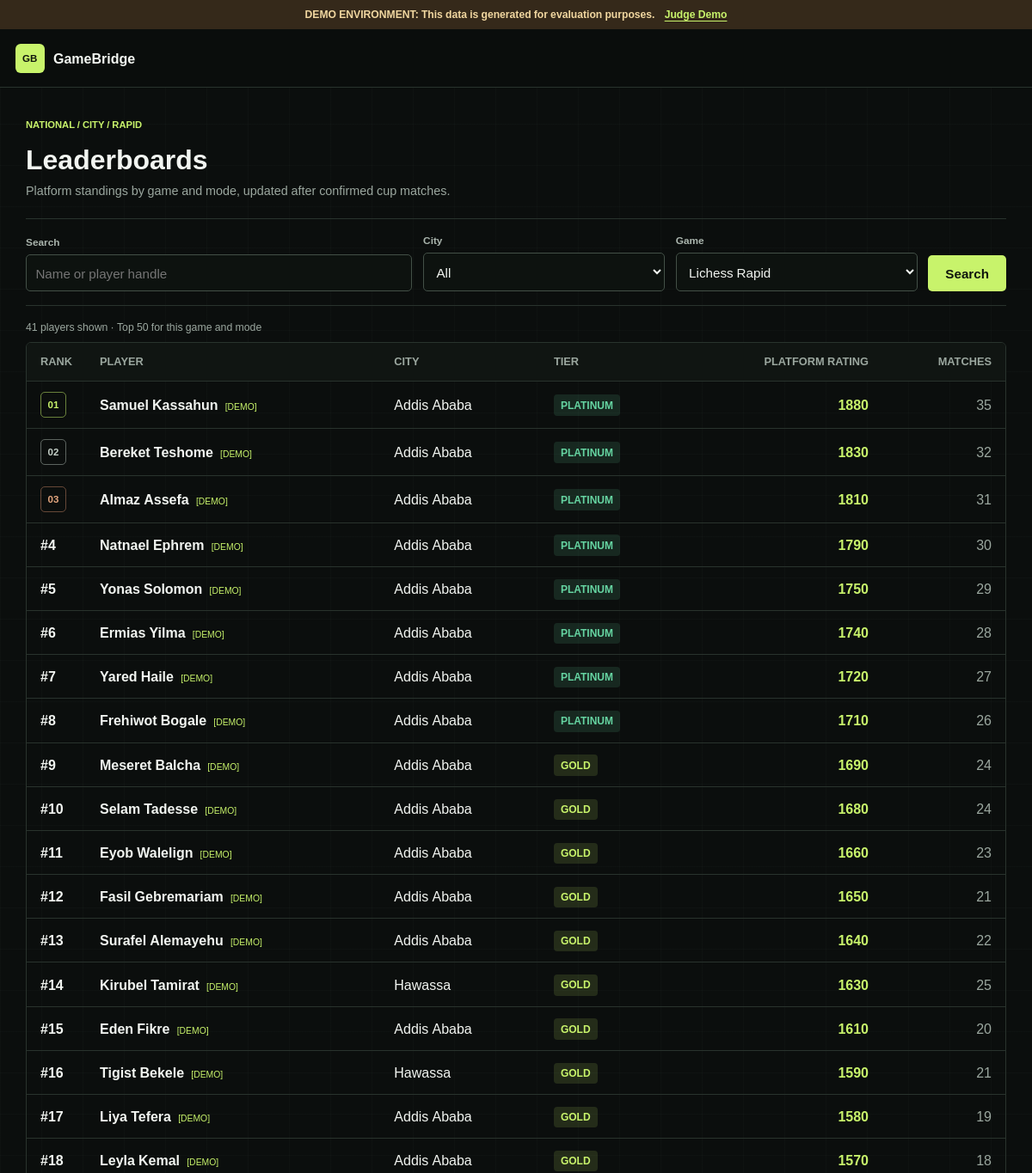
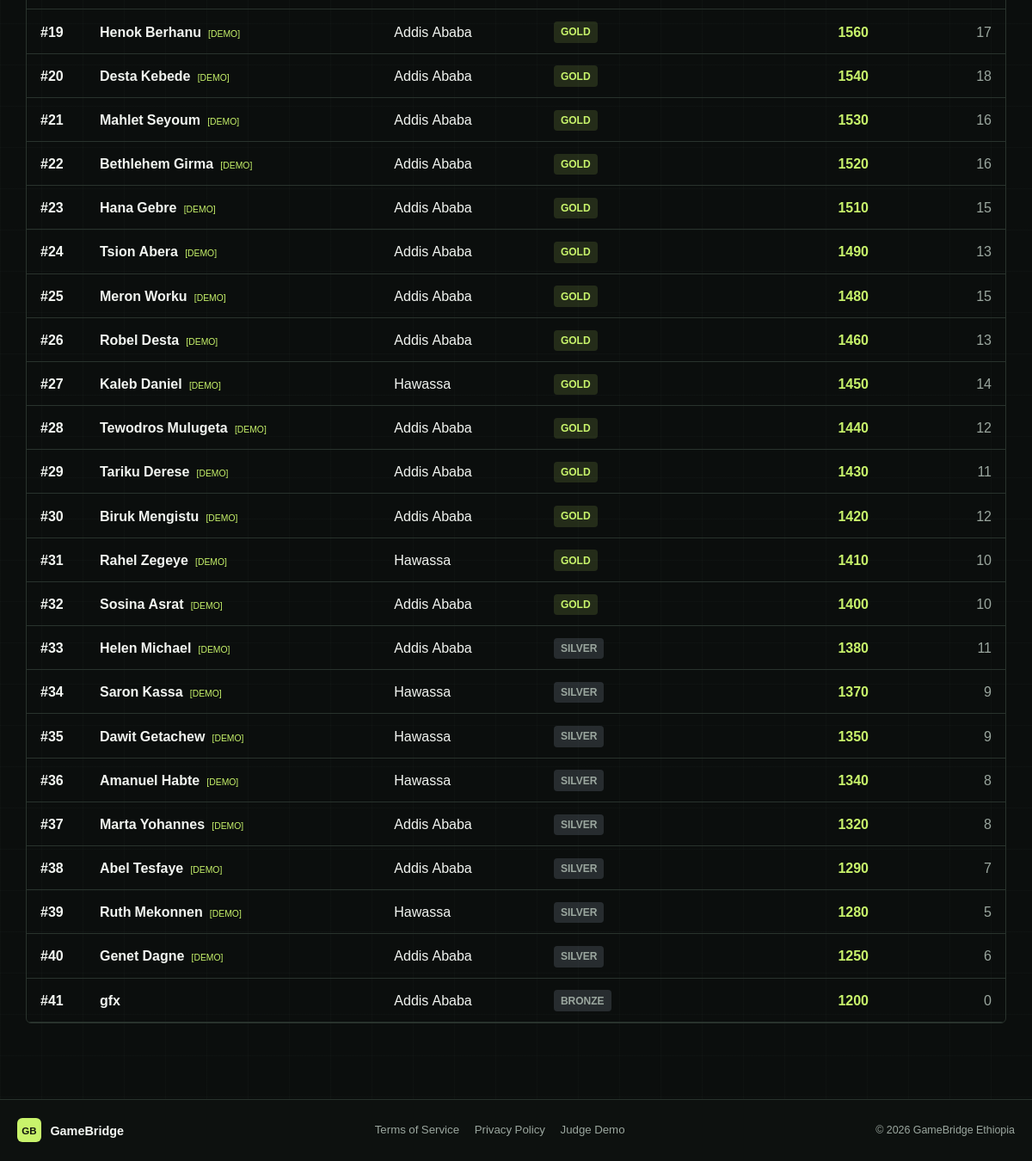
The app's page /leaderboards with its own data (2 pictures, top to bottom).
### app/models/ratings.py (models this page shows)
class PlatformRating(Base):
    __tablename__ = "platform_ratings"
    id = Column(String(36), primary_key=True, default=lambda: str(uuid.uuid4()))
    user_id = Column(String(36), ForeignKey("users.id", ondelete="CASCADE"), nullable=False)
    game_key = Column(String(32), default="lichess", nullable=False)
    mode = Column(String(32), default="rapid", nullable=False)
    elo = Column(Float, default=1200.0, nullable=False, index=True)
    matches_played = Column(Integer, default=0, nullable=False)
    tier = Column(String(32), default="Bronze", nullable=False)  # Bronze, Silver, Gold, Platinum, Diamond
    is_demo = Column(Boolean, default=False, index=True)
    updated_at = Column(DateTime, default=datetime.utcnow, onupdate=datetime.utcnow, nullable=False)
    __table_args__ = (
        UniqueConstraint('user_id', 'game_key', 'mode', name='uq_user_game_mode_rating'),
    )
    user = relationship("User", back_populates="platform_ratings")

### app/models/user.py (models this page shows)
class User(Base):
    __tablename__ = "users"
    id = Column(String(36), primary_key=True, default=lambda: str(uuid.uuid4()))
    telegram_id = Column(Integer, unique=True, nullable=True, index=True)
    username = Column(String(64), unique=True, nullable=False, index=True)
    display_name = Column(String(128), nullable=False)
    email = Column(String(255), unique=True, nullable=True)
    password_hash = Column(String(255), nullable=True)
    role = Column(String(32), default="player", nullable=False)  # player, hub_captain, super_admin
    city = Column(String(64), default="Addis Ababa", nullable=False)
    phone = Column(String(32), nullable=True)
    public_identifier = Column(String(64), unique=True, nullable=False, index=True)
    is_active = Column(Boolean, default=True)
    is_demo = Column(Boolean, default=False, index=True)
    created_at = Column(DateTime, default=datetime.utcnow, nullable=False)
    updated_at = Column(DateTime, default=datetime.utcnow, onupdate=datetime.utcnow, nullable=False)
    preferences = relationship("UserPreference", back_populates="user", uselist=False, cascade="all, delete-orphan")
    hub_memberships = relationship("HubMembership", back_populates="user", cascade="all, delete-orphan")
    game_accounts = relationship("GameAccount", back_populates="user", cascade="all, delete-orphan")
    platform_ratings = relationship("PlatformRating", back_populates="user", cascade="all, delete-orphan")
    tournament_participations = relationship("TournamentParticipant", back_populates="user")
    badges = relationship("UserBadge", back_populates="user", cascade="all, delete-orphan")
    notifications = relationship("Notification", back_populates="user", cascade="all, delete-orphan")

### app/main.py (the view)
@app.get("/leaderboards", response_class=HTMLResponse)
async def page_leaderboards(
    request: Request,
    city: Optional[str] = "All",
    game: Optional[str] = "lichess",
    q: Optional[str] = None,
    user: Optional[User] = Depends(get_current_user_optional),
    db: AsyncSession = Depends(get_db)
):
    locale = get_locale_for_request(request, user)
    players = await RatingService.get_platform_leaderboard(
        db=db,
        game_key=game,
        mode="rapid",
        city=city,
        limit=50,
        search=q
    )
    return render_template(request, "leaderboards.html", {
        "current_user": user,
        "players": players,
        "selected_city": city,
        "selected_game": game,
        "search_query": q or "",
        "locale": locale,
        "t": t,
        "is_demo": settings.DEMO_MODE
    })

### app/templates/leaderboards.html (shortened to what this page needs)
{% extends "base.html" %}
{% block content %}
<div class="page-header">
  <div><p class="eyebrow">NATIONAL / CITY / RAPID</p>
    <h1>{{ t('nav_leaderboards', locale) }}</h1>
    <p>Platform standings by game and mode, updated after confirmed cup matches.</p>
  </div>
</div>
<form method="GET" action="/leaderboards" class="filter-bar">
    <div class="form-group">
      <label for="leaderboard-search">{{ t('label_search', locale) }}</label>
      <input id="leaderboard-search" type="search" name="q" value="{{ search_query }}" class="form-input" placeholder="{{ t('placeholder_player_search', locale) }}">
    </div>
    <div class="form-group">
      <label for="leaderboard-city">{{ t('label_city', locale) }}</label>
      <select id="leaderboard-city" name="city" class="form-select">
        <option value="All" {% if selected_city == 'All' %}selected{% endif %}>{{ t('label_all', locale) }}</option>
      </select>
    </div>
    <div class="form-group">
      <label for="leaderboard-game">{{ t('label_game', locale) }}</label>
      <select id="leaderboard-game" name="game" class="form-select">
        <option value="lichess" {% if selected_game == 'lichess' %}selected{% endif %}>Lichess Rapid</option>
      </select>
    </div>
    <button class="btn btn-primary" type="submit">{{ t('label_search', locale) }}</button>
</form>
<div class="leaderboard-meta">{{ players | length }} players shown · Top 50 for this game and mode</div>
<div class="table-responsive leaderboard-table-wrap">
  <table class="table leaderboard-table">
    <thead>
      <tr>
        <th style="width: 60px;">Rank</th>
        <th>Player</th>
        <th>{{ t('label_city', locale) }}</th>
        <th>{{ t('label_tier', locale) }}</th>
        <th style="text-align: right;">{{ t('label_elo', locale) }}</th>
        <th style="text-align: right;">{{ t('label_matches', locale) }}</th>
      </tr>
    </thead>
    <tbody>
      {% for player in players %}
        <tr>
          <td class="rank-cell" data-label="Rank">
            {% if player.rank <= 3 %}
              <span class="rank-medal rank-{{ ['first', 'second', 'third'][player.rank - 1] }}">{{ '%02d' | format(player.rank) }}</span>
            {% else %}<strong>#{{ player.rank }}</strong>{% endif %}
          </td>
          <td class="player-cell" data-label="Player">
            <a href="/p/{{ player.public_identifier }}" class="leaderboard-player-link">
              {{ player.display_name }}
            </a>
            {% if player.is_demo %}
              <span style="font-size: 0.65rem; color: var(--accent-gold); margin-left: 0.25rem;">[DEMO]</span>
            {% endif %}
          </td>
          <td class="city-cell" data-label="{{ t('label_city', locale) }}">{{ player.city }}</td>
          <td class="tier-cell" data-label="{{ t('label_tier', locale) }}">
            <span class="badge {% if player.tier == 'Diamond' %}badge-blue{% elif player.tier == 'Platinum' %}badge-green{% elif player.tier == 'Gold' %}badge-gold{% else %}badge-gray{% endif %}">
              {{ player.tier }}
            </span>
          </td>
          <td class="rating-cell" data-label="{{ t('label_elo', locale) }}">
            {{ player.elo | int }}
          </td>
          <td class="matches-cell" data-label="{{ t('label_matches', locale) }}">
            {{ player.matches_played }}
          </td>
        </tr>
      {% else %}
        <tr>
          <td colspan="6" class="empty-table-cell">
            {{ t('empty_leaderboard', locale) }}
          </td>
        </tr>
      {% endfor %}
    </tbody>
  </table>
</div>
{% endblock %}

### records on screen
PlatformRating: rank "01", display_name "Samuel Kassahun", shows "[DEMO]", city "Addis Ababa", tier "PLATINUM", elo "1880", matches_played "35"
PlatformRating: rank "02", display_name "Bereket Teshome", shows "[DEMO]", city "Addis Ababa", tier "PLATINUM", elo "1830", matches_played "32"
PlatformRating: rank "03", display_name "Almaz Assefa", shows "[DEMO]", city "Addis Ababa", tier "PLATINUM", elo "1810", matches_played "31"
PlatformRating: rank "4", display_name "Natnael Ephrem", shows "[DEMO]", city "Addis Ababa", tier "PLATINUM", elo "1790", matches_played "30"
PlatformRating: rank "5", display_name "Yonas Solomon", shows "[DEMO]", city "Addis Ababa", tier "PLATINUM", elo "1750", matches_played "29"
PlatformRating: rank "6", display_name "Ermias Yilma", shows "[DEMO]", city "Addis Ababa", tier "PLATINUM", elo "1740", matches_played "28"
PlatformRating: rank "7", display_name "Yared Haile", shows "[DEMO]", city "Addis Ababa", tier "PLATINUM", elo "1720", matches_played "27"
PlatformRating: rank "8", display_name "Frehiwot Bogale", shows "[DEMO]", city "Addis Ababa", tier "PLATINUM", elo "1710", matches_played "26"
PlatformRating: rank "9", display_name "Meseret Balcha", shows "[DEMO]", city "Addis Ababa", tier "GOLD", elo "1690", matches_played "24"
PlatformRating: rank "10", display_name "Selam Tadesse", shows "[DEMO]", city "Addis Ababa", tier "GOLD", elo "1680", matches_played "24"
PlatformRating: rank "11", display_name "Eyob Walelign", shows "[DEMO]", city "Addis Ababa", tier "GOLD", elo "1660", matches_played "23"
PlatformRating: rank "12", display_name "Fasil Gebremariam", shows "[DEMO]", city "Addis Ababa", tier "GOLD", elo "1650", matches_played "21"
PlatformRating: rank "13", display_name "Surafel Alemayehu", shows "[DEMO]", city "Addis Ababa", tier "GOLD", elo "1640", matches_played "22"
PlatformRating: rank "14", display_name "Kirubel Tamirat", shows "[DEMO]", city "Hawassa", tier "GOLD", elo "1630", matches_played "25"
PlatformRating: rank "15", display_name "Eden Fikre", shows "[DEMO]", city "Addis Ababa", tier "GOLD", elo "1610", matches_played "20"
PlatformRating: rank "16", display_name "Tigist Bekele", shows "[DEMO]", city "Hawassa", tier "GOLD", elo "1590", matches_played "21"
PlatformRating: rank "17", display_name "Liya Tefera", shows "[DEMO]", city "Addis Ababa", tier "GOLD", elo "1580", matches_played "19"
PlatformRating: rank "18", display_name "Leyla Kemal", shows "[DEMO]", city "Addis Ababa", tier "GOLD", elo "1570", matches_played "18"
PlatformRating: rank "19", display_name "Henok Berhanu", shows "[DEMO]", city "Addis Ababa", tier "GOLD", elo "1560", matches_played "17"
PlatformRating: rank "20", display_name "Desta Kebede", shows "[DEMO]", city "Addis Ababa", tier "GOLD", elo "1540", matches_played "18"
PlatformRating: rank "21", display_name "Mahlet Seyoum", shows "[DEMO]", city "Addis Ababa", tier "GOLD", elo "1530", matches_played "16"
PlatformRating: rank "22", display_name "Bethlehem Girma", shows "[DEMO]", city "Addis Ababa", tier "GOLD", elo "1520", matches_played "16"
PlatformRating: rank "23", display_name "Hana Gebre", shows "[DEMO]", city "Addis Ababa", tier "GOLD", elo "1510", matches_played "15"
PlatformRating: rank "24", display_name "Tsion Abera", shows "[DEMO]", city "Addis Ababa", tier "GOLD", elo "1490", matches_played "13"
PlatformRating: rank "25", display_name "Meron Worku", shows "[DEMO]", city "Addis Ababa", tier "GOLD", elo "1480", matches_played "15"
PlatformRating: rank "26", display_name "Robel Desta", shows "[DEMO]", city "Addis Ababa", tier "GOLD", elo "1460", matches_played "13"
PlatformRating: rank "27", display_name "Kaleb Daniel", shows "[DEMO]", city "Hawassa", tier "GOLD", elo "1450", matches_played "14"
PlatformRating: rank "28", display_name "Tewodros Mulugeta", shows "[DEMO]", city "Addis Ababa", tier "GOLD", elo "1440", matches_played "12"
PlatformRating: rank "29", display_name "Tariku Derese", shows "[DEMO]", city "Addis Ababa", tier "GOLD", elo "1430", matches_played "11"
PlatformRating: rank "30", display_name "Biruk Mengistu", shows "[DEMO]", city "Addis Ababa", tier "GOLD", elo "1420", matches_played "12"
PlatformRating: rank "31", display_name "Rahel Zegeye", shows "[DEMO]", city "Hawassa", tier "GOLD", elo "1410", matches_played "10"
PlatformRating: rank "32", display_name "Sosina Asrat", shows "[DEMO]", city "Addis Ababa", tier "GOLD", elo "1400", matches_played "10"
PlatformRating: rank "33", display_name "Helen Michael", shows "[DEMO]", city "Addis Ababa", tier "SILVER", elo "1380", matches_played "11"
PlatformRating: rank "34", display_name "Saron Kassa", shows "[DEMO]", city "Hawassa", tier "SILVER", elo "1370", matches_played "9"
PlatformRating: rank "35", display_name "Dawit Getachew", shows "[DEMO]", city "Hawassa", tier "SILVER", elo "1350", matches_played "9"
PlatformRating: rank "36", display_name "Amanuel Habte", shows "[DEMO]", city "Hawassa", tier "SILVER", elo "1340", matches_played "8"
PlatformRating: rank "37", display_name "Marta Yohannes", shows "[DEMO]", city "Addis Ababa", tier "SILVER", elo "1320", matches_played "8"
PlatformRating: rank "38", display_name "Abel Tesfaye", shows "[DEMO]", city "Addis Ababa", tier "SILVER", elo "1290", matches_played "7"
PlatformRating: rank "39", display_name "Ruth Mekonnen", shows "[DEMO]", city "Hawassa", tier "SILVER", elo "1280", matches_played "5"
PlatformRating: rank "40", display_name "Genet Dagne", shows "[DEMO]", city "Addis Ababa", tier "SILVER", elo "1250", matches_played "6"
PlatformRating: rank "41", display_name "gfx", city "Addis Ababa", tier "BRONZE", elo "1200", matches_played "0"

### other values on screen
{{ t('demo_notice', locale) }} "DEMO ENVIRONMENT: This data is generated for evaluation purposes."
{{ t('nav_judge', locale) }} "Judge Demo"
{{ t('nav_leaderboards', locale) }} "Leaderboards"
{{ t('label_search', locale) }} "Search"
{{ t('label_city', locale) }} "City"
{{ t('label_game', locale) }} "Game"
{{ players | length }} "41"
{{ t('label_city', locale) }} "CITY"
{{ t('label_tier', locale) }} "TIER"
{{ t('label_elo', locale) }} "PLATFORM RATING"
{{ t('label_matches', locale) }} "MATCHES"
{{ t('terms_title', locale) }} "Terms of Service"
{{ t('privacy_title', locale) }} "Privacy Policy"
form field city "All"
